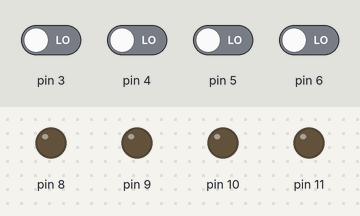
Simulated run of this sketch. Board: Arduino Uno, built with avr-gcc and run on an emulated ATmega328P. Shown: output pins drawn as LEDs (lit = HIGH). Dashed ring = blinking. The inputs (shaded band) are chosen by the test bench; at power-on: pin 3–6 LOW.

Above: at 1.2 s.
1.3 s: pin 3 driven HIGH
At 1.45 s:
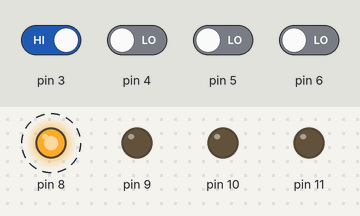
4.3 s: pin 4 driven HIGH
At 4.75 s:
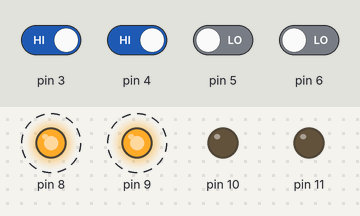
7.3 s: pin 5 driven HIGH
At 7.45 s:
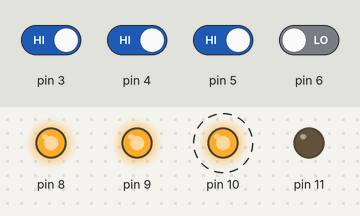
10.3 s: pin 6 driven HIGH
At 11.05 s:
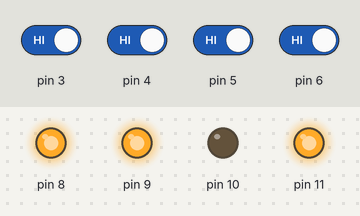
13.3 s: pin 4 driven LOW
At 13.75 s:
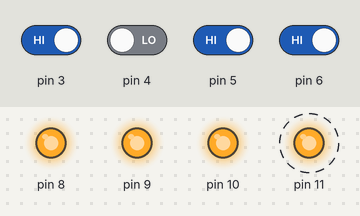
16.3 s: pin 3 driven LOW
At 17.05 s:
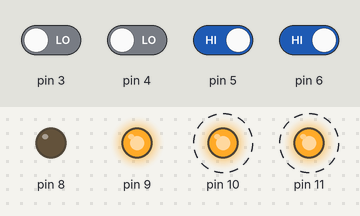
Timing chart, 0 to 20.3 s (numbered marks = the images above; inputs shaded):
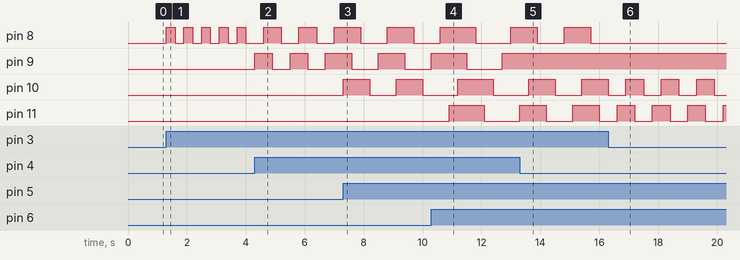

Measured:
- after the input at 1.3 s, pin 8: alternates HIGH for 0.30 s and LOW for 0.30 s, starting at once
- after the input at 4.3 s, pin 8: alternates HIGH for 0.60 s and LOW for 0.60 s, starting after 0.30 s; pin 9: alternates HIGH for 0.60 s and LOW for 0.60 s, starting at once
- after the input at 7.3 s, pin 10: alternates HIGH for 0.90 s and LOW for 0.90 s, starting at once
- after the input at 10.3 s, pin 11: LOW → HIGH after 0.60 s, → LOW 1.2 s later
- after the input at 13.3 s, pin 9: stays HIGH (without the input it goes to LOW after 0.60 s)
- after the input at 16.3 s, pin 8: stops changing and stays LOW; pin 10: alternates HIGH for 0.60 s and LOW for 0.60 s, starting after 0.60 s; pin 11: alternates HIGH for 0.60 s and LOW for 0.60 s, starting after 0.30 s

The sketch:

sketch_dec18a.ino
```cpp
//void setup() {
//  pinMode(11, OUTPUT);
//}

//void loop() {
//  if (digitalRead(6)==HIGH) {
//    digitalWrite(11, HIGH);
//  }
//  else {
//    digitalWrite(11, LOW);
//  }
//}


//void setup() {
//  pinMode(11, OUTPUT);
//}

//void loop() {
//  if (digitalRead(6)==HIGH) {
//    digitalWrite(11, !digitalRead(11));
//  }
//}


void setup() {
  pinMode(8, OUTPUT);
  pinMode(9, OUTPUT);
  pinMode(10, OUTPUT);
  pinMode(11, OUTPUT);
}
void loop() {
  if (digitalRead(6)==HIGH) {
    digitalWrite(11, !digitalRead(11));
    delay(300);
  }
  if (digitalRead(5)==HIGH) {
    digitalWrite(10, !digitalRead(10));
    delay(300);
  }
  if (digitalRead(4)==HIGH) {
    digitalWrite(9, !digitalRead(9));
    delay(300);
  }
  if (digitalRead(3)==HIGH) {
    digitalWrite(8, !digitalRead(8));
    delay(300);
  }
}
```
